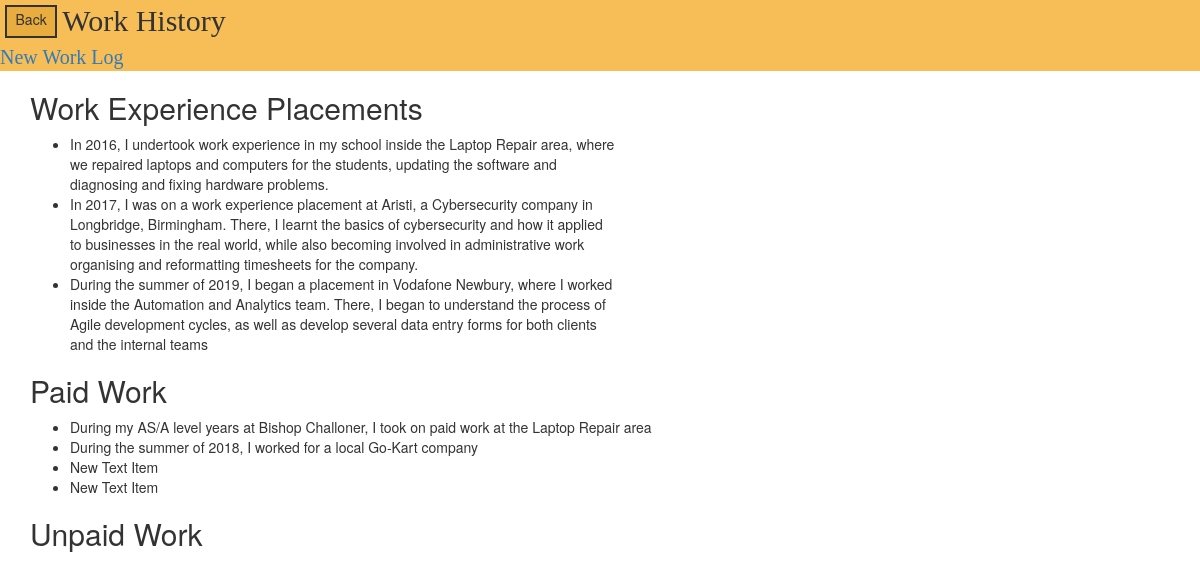
The app's page /cv/work.html, older data.
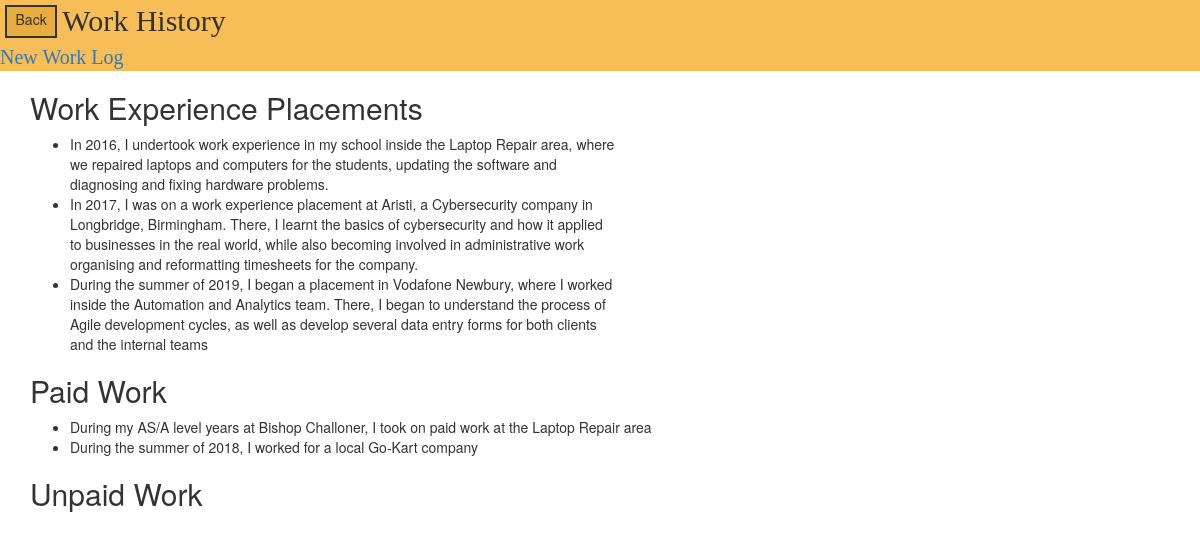
The same page, newer data.
### cv/models.py (models this page shows)
class WorkHistory(models.Model):
	text = models.TextField()
	payType = models.TextField() #Will be either PAID or UNPAID
	date = models.DateTimeField(blank=True, null=True)

### cv/views.py (the view)
# urls.py: path('work.html',views.work, name='work'),
def work(request):
	paidWorks = WorkHistory.objects.filter(payType="PAID")
	unpaidWorks = WorkHistory.objects.filter(payType="UNPAID")
	return render(request, 'cv/work.html',{'paidWorks':paidWorks, 'unpaidWorks':unpaidWorks})

### cv/templates/cv/work.html (shortened to what this page needs)
<html>
<head>
	<link rel="stylesheet" href="//maxcdn.bootstrapcdn.com/bootstrap/3.2.0/css/bootstrap.min.css">
	<link rel="stylesheet" href="//maxcdn.bootstrapcdn.com/bootstrap/3.2.0/css/bootstrap-theme.min.css">
	{% load static %}
	<link rel="stylesheet" href="{% static 'css/work.css' %}">
</head>
<body>
	<div class="Head" style="display:flex;	background:#f7be57;">
		<div class="Back" onclick="goBack()">Back</div>
		<div class="WorkTitle">Work History</div>
	</div>
	<div class="NewSection"><a href="work_edit.html">New Work Log</a></div>
	<div class="content">
	<h2>Work Experience Placements</h2>
	<ul style="width:50%">
		<li>In 2016, I undertook work experience in my school inside the Laptop Repair area, where we repaired laptops and computers for the students, updating the software and diagnosing and fixing hardware problems.</li>
		<li>In 2017, I was on a work experience placement at Aristi, a Cybersecurity company in Longbridge, Birmingham. There, I learnt the basics of cybersecurity and how it applied to businesses in the real world, while also becoming involved in administrative work organising and reformatting timesheets for the company.</li>
		<li>During the summer of 2019, I began a placement in Vodafone Newbury, where I worked inside the Automation and Analytics team. There, I began to understand the process of Agile development cycles, as well as develop several data entry forms for both clients and the internal teams</li>
	</ul>
	<h2>Paid Work</h2>
	<ul>
		<li>During my AS/A level years at Bishop Challoner, I took on paid work at the Laptop Repair area</li>
		<li>During the summer of 2018, I worked for a local Go-Kart company</li>
	{% block paidWork %}
		{% for job in paidWorks %}
				<li>{{job.text}}</li>
		{% endfor %}
	{% endblock %}
	</ul>
	<h2>Unpaid Work</h2>
</div>
</body>
</html>

Row changes from the older to the newer data that the page shows:
removed WorkHistory: text "New Text Item"
removed WorkHistory: text "New Text Item"
